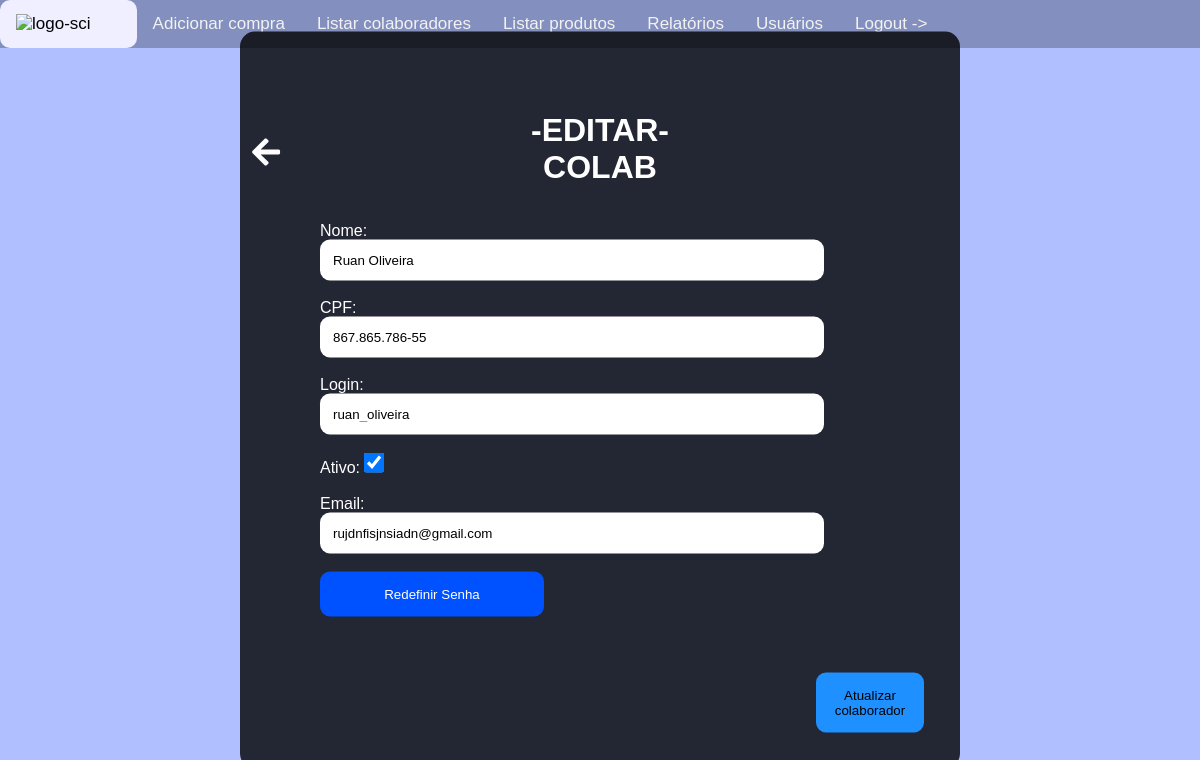
Screenshot of /home/editar-colaborador/2/ (signed in) with the database file from the repository.
### colaboradores/models.py (models this page shows, shortened)
class Colaboradore(models.Model):
    nome = models.CharField(max_length=70)
    cpf = models.CharField(max_length=14)
    login = models.CharField(unique=True,max_length=50)
    senha = models.CharField(max_length=30)
    situacao = models.BooleanField(default=True)
    email = models.EmailField(default='michelmanngabriel@gmail.com')

### colaboradores/views.py (the view)
# urls.py: path('home/editar-colaborador/<int:id>/',EditarColab,name='EditarColab'),
@login_required(login_url='Login')
def EditarColab(request,id):
    colab = Colaboradore.objects.get(id=id)
    if request.method == 'POST':
        nome = request.POST.get('nome')
        cpf = request.POST.get('cpf')
        login = request.POST.get('login')
        situacao = request.POST.get('ativo')
        email = request.POST.get('email')
        if len(cpf) != 14 :
            messages.error('Preencha um CPF válido!')
            url = reverse('EditarColab',args=[colab.id])
            return redirect(url)
        lista_usernames = Colaboradore.objects.exclude(id=id).values_list('login',flat=True)
        if login not in lista_usernames:
            lista_cpf = Colaboradore.objects.exclude(id=id).values_list('cpf',flat=True)
            if cpf not in lista_cpf:
                lista_emails = Colaboradore.objects.exclude(id=id).values_list('email',flat=True)
                if situacao == 'on':
                    situacao = True
                else:
                    situacao = False
                Colaboradore.objects.filter(id=id).update(nome=nome,cpf=cpf,login=login,situacao=situacao,email=email)
                return redirect('MostrarColab')
            else:
                messages.error(request,'CPF já cadastrado!')
                url = reverse('EditarColab',args=[colab.id])
                return redirect(url)
        else:
            messages.error(request,'Nome de usuário indisponível!')
            url = reverse('EditarColab',args=[colab.id])
            return redirect(url)
    else:
        if colab.situacao == True:
            situacao = 'on'
        else:
            situacao = 'off'
        context = {
            'id': colab.id,'nome':colab.nome,'login':colab.login,'cpf':colab.cpf,'situacao':situacao,'email':colab.email
        }
        return render(request,'colab/editar_colab.html',context=context)

### templates/colab/editar_colab.html (shortened to what this page needs)
<!DOCTYPE html>
<html lang="en">
<head>
</head>
<body>
  {% include 'navbar.html' %}
      <link rel="stylesheet" href="https://cdnjs.cloudflare.com/ajax/libs/font-awesome/5.15.3/css/all.min.css">
          <a href="{% url 'MostrarColab'%}"><i class="fas fa-arrow-left fa-2x" style="position: absolute; top: 17%; left: 21%; color: white;z-index: 2;cursor: pointer;"></i> </a>
    <div class="container">
        <form method="post" action="{% url 'EditarColab' id=id %}">
            <h1>-EDITAR- <br>
                COLAB </h1><br><br>
            <label for="nome">Nome:</label><br>
            <input type="text" name="nome" placeholder="Digite o nome:" id="nome" value="{{nome}}" required><br><br>
            <label for="cpf">CPF:</label><br>
            <input type="text" name="cpf" placeholder="Digite o cpf:" id="cpf" value="{{cpf}}" oninput="formatarCPF()" maxlength="14" required><br><br>
            <label for="login">Login:</label><br>
            <input type="text" name="login" placeholder="Digite o username do colaborador:" id="login" value="{{login}}" required><br><br>
            <label for="ativo">Ativo:</label>
            <input type="checkbox" id="ativo" name="ativo" placeholder="Ativo"checked><br><br>
            <label for="email">Email:</label><br>
            <input type="email" placeholder="Email:" name="email" id="email" value="{{email}}" required><br><br>
            <a href="{% url 'RedefinirSenha' id=id %}"><button type="button" id="redefinir"> Redefinir Senha</button></a><br><br>
            <button type="submit">Atualizar colaborador</button><br><br>
          </form><br>
    </div>
</body>
</html>

### templates/colab/editar_colab.html (style rules this page uses)
* { margin: 0; padding: 0; box-sizing: border-box; }
body { background-color: #b0bfff; margin: 0; flex-direction: column; align-items: center; justify-content: center; font-family: Arial, Helvetica, sans-serif; height: 100vh; }
div { background-color: rgba(0, 0, 0, 0.8); position: absolute; top:50%; left:50%; transform: translate(-50%,-50%); padding:80px; border-radius:15px; color:#fff; width: 60%; }
input { padding:15px; border:none; padding:13px; width: 90%; border-radius: 10px; }
button { background-color: dodgerblue; border:none; padding: 15px; width: 15%; border-radius: 10px; cursor:pointer; position: absolute; top:87%; left:80%; }
h1 { top:50%; text-align: center; }
input[type="checkbox"] { width: 20px; height: 20px; border: 2px solid #000; background-color: #ccc; }
#redefinir { width: 40%; background-color: rgb(0, 81, 255); color:rgb(255, 255, 255); position:relative; left:0; }

### rows the page displays
Colaboradore: nome "Ruan Oliveira", cpf "867.865.786-55", login "ruan_oliveira", email "rujdnfisjnsiadn@gmail.com"
